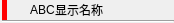
<?xml version="1.0" encoding="UTF-8"?>
<ui version="4.0">
 <class>AnimeEpisodeWidgetItem</class>
 <widget class="QWidget" name="AnimeEpisodeWidgetItem">
  <property name="geometry">
   <rect>
    <x>0</x>
    <y>0</y>
    <width>174</width>
    <height>23</height>
   </rect>
  </property>
  <property name="windowTitle">
   <string notr="true">Form</string>
  </property>
  <layout class="QVBoxLayout" name="verticalLayout">
   <property name="spacing">
    <number>0</number>
   </property>
   <property name="leftMargin">
    <number>2</number>
   </property>
   <property name="topMargin">
    <number>0</number>
   </property>
   <property name="rightMargin">
    <number>0</number>
   </property>
   <property name="bottomMargin">
    <number>0</number>
   </property>
   <item>
    <widget class="QWidget" name="widget" native="true">
     <property name="styleSheet">
      <string notr="true">#widget
{
  border-left: 5px solid #ff0000;
}</string>
     </property>
     <layout class="QHBoxLayout" name="horizontalLayout" stretch="0,0,0,0,1">
      <property name="spacing">
       <number>0</number>
      </property>
      <property name="leftMargin">
       <number>8</number>
      </property>
      <property name="topMargin">
       <number>0</number>
      </property>
      <property name="rightMargin">
       <number>0</number>
      </property>
      <property name="bottomMargin">
       <number>0</number>
      </property>
      <item>
       <widget class="QPushButton" name="pushButton_See">
        <property name="enabled">
         <bool>true</bool>
        </property>
        <property name="maximumSize">
         <size>
          <width>20</width>
          <height>20</height>
         </size>
        </property>
        <property name="focusPolicy">
         <enum>Qt::NoFocus</enum>
        </property>
        <property name="styleSheet">
         <string notr="true">#pushButton_See
{
  border: 0px;
}</string>
        </property>
        <property name="text">
         <string/>
        </property>
        <property name="icon">
         <iconset resource="../../Resource.qrc">
          <normaloff>:/File/img/box_uncheck_enable.png</normaloff>
          <normalon>:/File/img/box_check_enable.png</normalon>:/File/img/box_uncheck_enable.png</iconset>
        </property>
        <property name="iconSize">
         <size>
          <width>20</width>
          <height>20</height>
         </size>
        </property>
        <property name="checkable">
         <bool>true</bool>
        </property>
        <property name="flat">
         <bool>true</bool>
        </property>
       </widget>
      </item>
      <item>
       <widget class="QLabel" name="label_Tag1">
        <property name="maximumSize">
         <size>
          <width>16777215</width>
          <height>16</height>
         </size>
        </property>
        <property name="text">
         <string notr="true">A</string>
        </property>
       </widget>
      </item>
      <item>
       <widget class="QLabel" name="label_Tag2">
        <property name="maximumSize">
         <size>
          <width>16777215</width>
          <height>16</height>
         </size>
        </property>
        <property name="text">
         <string notr="true">B</string>
        </property>
       </widget>
      </item>
      <item>
       <widget class="QLabel" name="label_Tag3">
        <property name="maximumSize">
         <size>
          <width>16777215</width>
          <height>16</height>
         </size>
        </property>
        <property name="text">
         <string notr="true">C</string>
        </property>
       </widget>
      </item>
      <item>
       <widget class="QLabel" name="label_Name">
        <property name="font">
         <font>
          <family>微软雅黑</family>
          <pointsize>9</pointsize>
         </font>
        </property>
        <property name="text">
         <string notr="true">显示名称</string>
        </property>
        <property name="alignment">
         <set>Qt::AlignLeading|Qt::AlignLeft|Qt::AlignVCenter</set>
        </property>
       </widget>
      </item>
     </layout>
    </widget>
   </item>
   <item>
    <widget class="Line" name="line">
     <property name="orientation">
      <enum>Qt::Horizontal</enum>
     </property>
    </widget>
   </item>
  </layout>
 </widget>
 <resources>
  <include location="../../Resource.qrc"/>
 </resources>
 <connections/>
</ui>
